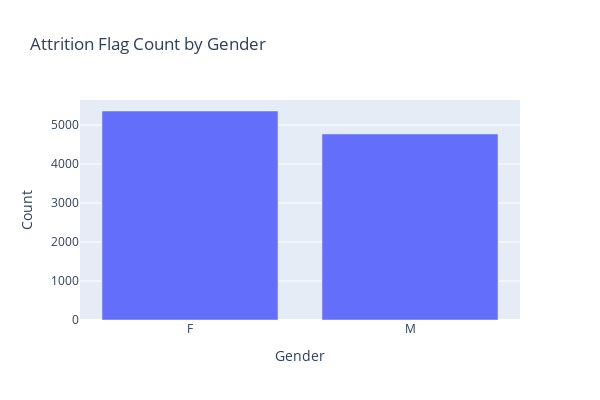

The notebook cell saved with this chart:
### Markdown cell above
Gender Distribution

### Code cell
# groupby gender
gender_df = spark_df.groupby("Gender").agg(count("Attrition_Flag"))

# Rename the columns
gender_df = gender_df.withColumnRenamed("count(Attrition_Flag)", "Count")

# Convert the Spark DataFrame to a Pandas DataFrame for plotting with Plotly Express
gender_pd_df = gender_df.toPandas()

# Create a bar chart using Plotly Express
fig = px.bar(gender_pd_df, x='Gender', y='Count', title='Attrition Flag Count by Gender')

# Set the size of the chart
fig.update_layout(width=600, height=400)

# Show the plot
fig.show()

### Figure 1 — Plotly figure (JSON) as saved in the notebook; plotly's stock layout.template omitted (floating-point values rounded to 4 significant figures)
{"data": [{"alignmentgroup": "True", "hovertemplate": "Gender=%{x}<br>Count=%{y}<extra></extra>", "legendgroup": "", "marker": {"color": "#636efa", "pattern": {"shape": ""}}, "name": "", "offsetgroup": "", "orientation": "v", "showlegend": false, "textposition": "auto", "type": "bar", "x": ["F", "M"], "xaxis": "x", "y": [5358, 4769], "yaxis": "y"}], "layout": {"barmode": "relative", "height": 400, "legend": {"tracegroupgap": 0}, "title": {"text": "Attrition Flag Count by Gender"}, "width": 600, "xaxis": {"anchor": "y", "domain": [0, 1], "title": {"text": "Gender"}}, "yaxis": {"anchor": "x", "domain": [0, 1], "title": {"text": "Count"}}}}
